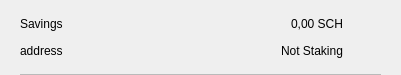
<?xml version="1.0" encoding="UTF-8"?>
<ui version="4.0">
 <class>CSRow</class>
 <widget class="QWidget" name="CSRow">
  <property name="geometry">
   <rect>
    <x>0</x>
    <y>0</y>
    <width>401</width>
    <height>75</height>
   </rect>
  </property>
  <property name="windowTitle">
   <string>Form</string>
  </property>
  <layout class="QVBoxLayout" name="verticalLayout">
   <property name="spacing">
    <number>0</number>
   </property>
   <property name="leftMargin">
    <number>20</number>
   </property>
   <property name="topMargin">
    <number>10</number>
   </property>
   <property name="rightMargin">
    <number>20</number>
   </property>
   <property name="bottomMargin">
    <number>0</number>
   </property>
   <item>
    <widget class="QWidget" name="info" native="true">
     <property name="minimumSize">
      <size>
       <width>0</width>
       <height>0</height>
      </size>
     </property>
     <layout class="QHBoxLayout" name="horizontalLayout_3">
      <property name="leftMargin">
       <number>0</number>
      </property>
      <property name="topMargin">
       <number>0</number>
      </property>
      <property name="rightMargin">
       <number>0</number>
      </property>
      <property name="bottomMargin">
       <number>10</number>
      </property>
      <item>
       <widget class="QWidget" name="container" native="true">
        <property name="minimumSize">
         <size>
          <width>0</width>
          <height>0</height>
         </size>
        </property>
        <layout class="QVBoxLayout" name="verticalLayout_2">
         <property name="spacing">
          <number>0</number>
         </property>
         <property name="leftMargin">
          <number>0</number>
         </property>
         <property name="topMargin">
          <number>0</number>
         </property>
         <property name="rightMargin">
          <number>0</number>
         </property>
         <property name="bottomMargin">
          <number>0</number>
         </property>
         <item>
          <layout class="QHBoxLayout" name="horizontalLayout">
           <item>
            <widget class="QLabel" name="labelName">
             <property name="text">
              <string>Savings</string>
             </property>
            </widget>
           </item>
           <item>
            <spacer name="horizontalSpacer">
             <property name="orientation">
              <enum>Qt::Horizontal</enum>
             </property>
             <property name="sizeHint" stdset="0">
              <size>
               <width>40</width>
               <height>20</height>
              </size>
             </property>
            </spacer>
           </item>
           <item>
            <widget class="QLabel" name="labelAmount">
             <property name="text">
              <string>0,00 SCH</string>
             </property>
            </widget>
           </item>
          </layout>
         </item>
         <item>
          <layout class="QHBoxLayout" name="horizontalLayout_2">
           <item>
            <widget class="QLabel" name="labelAddress">
             <property name="text">
              <string>address</string>
             </property>
            </widget>
           </item>
           <item>
            <spacer name="horizontalSpacer_2">
             <property name="orientation">
              <enum>Qt::Horizontal</enum>
             </property>
             <property name="sizeHint" stdset="0">
              <size>
               <width>40</width>
               <height>20</height>
              </size>
             </property>
            </spacer>
           </item>
           <item>
            <widget class="QLabel" name="labelStaking">
             <property name="text">
              <string>Not Staking</string>
             </property>
            </widget>
           </item>
          </layout>
         </item>
        </layout>
       </widget>
      </item>
      <item alignment="Qt::AlignHCenter|Qt::AlignVCenter">
       <widget class="QPushButton" name="pushButtonMenu">
        <property name="minimumSize">
         <size>
          <width>24</width>
          <height>24</height>
         </size>
        </property>
        <property name="maximumSize">
         <size>
          <width>32</width>
          <height>32</height>
         </size>
        </property>
        <property name="focusPolicy">
         <enum>Qt::NoFocus</enum>
        </property>
        <property name="styleSheet">
         <string notr="true">border:none; background-color:transparent;</string>
        </property>
        <property name="text">
         <string/>
        </property>
        <property name="icon">
         <iconset>
          <normaloff>://ic-menu-hover</normaloff>://ic-menu-hover</iconset>
        </property>
        <property name="iconSize">
         <size>
          <width>24</width>
          <height>24</height>
         </size>
        </property>
       </widget>
      </item>
     </layout>
    </widget>
   </item>
   <item>
    <widget class="QLabel" name="lblDivisory">
     <property name="minimumSize">
      <size>
       <width>0</width>
       <height>1</height>
      </size>
     </property>
     <property name="maximumSize">
      <size>
       <width>16777215</width>
       <height>1</height>
      </size>
     </property>
     <property name="styleSheet">
      <string notr="true">background-color:#bababa;</string>
     </property>
     <property name="text">
      <string/>
     </property>
     <property name="alignment">
      <set>Qt::AlignBottom|Qt::AlignLeading|Qt::AlignLeft</set>
     </property>
    </widget>
   </item>
  </layout>
 </widget>
 <resources/>
 <connections/>
</ui>
